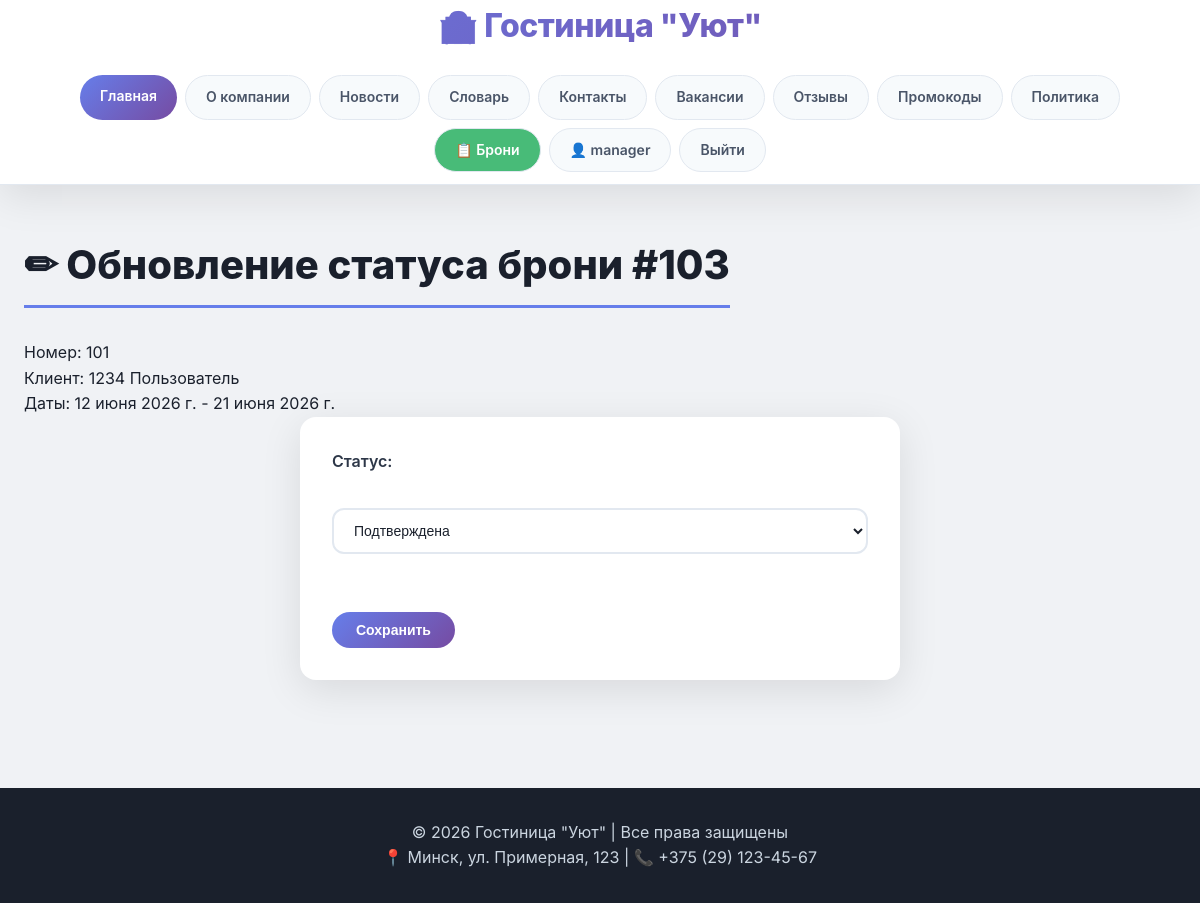
Screenshot of /booking/update/103/ (signed in) with the database file from the repository.
### hotel/models.py (models this page shows, shortened)
class Booking(models.Model):
    STATUS_CHOICES = [
        ('pending', 'Ожидает'),
        ('confirmed', 'Подтверждена'),
        ('cancelled', 'Отменена'),
        ('completed', 'Завершена'),
    ]
    client = models.ForeignKey(Client, on_delete=models.CASCADE, related_name='bookings')
    room = models.ForeignKey(Room, on_delete=models.CASCADE, related_name='bookings')
    check_in = models.DateField()
    check_out = models.DateField()
    total_price = models.DecimalField(max_digits=10, decimal_places=2)
    status = models.CharField(max_length=20, choices=STATUS_CHOICES, default='pending')
    promo_code = models.ForeignKey(PromoCode, on_delete=models.SET_NULL, null=True, blank=True)
    created_at = models.DateTimeField(auto_now_add=True)
    updated_at = models.DateTimeField(auto_now=True)
    class Meta:
        verbose_name = 'Бронь'
        verbose_name_plural = 'Брони'

class Room(models.Model):
    room_number = models.CharField(max_length=10, unique=True)
    category = models.ForeignKey(RoomCategory, on_delete=models.CASCADE, related_name='rooms')
    is_available = models.BooleanField(default=True)
    description = models.TextField(blank=True)
    photo = models.ImageField(upload_to='rooms/', null=True, blank=True)
    class Meta:
        verbose_name = 'Номер'
        verbose_name_plural = 'Номера'

class Client(models.Model):
    user = models.OneToOneField(User, on_delete=models.CASCADE, null=True, blank=True)
    first_name = models.CharField(max_length=50, default='')
    last_name = models.CharField(max_length=50, default='')
    patronymic = models.CharField(max_length=50, blank=True)
    birth_date = models.DateField(validators=[validate_age], null=True, blank=True)
    phone = models.CharField(max_length=20, validators=[validate_phone], default='+375 (29) 000-00-00')
    email = models.EmailField(default='')
    has_child = models.BooleanField(default=False)
    created_at = models.DateTimeField(auto_now_add=True)
    updated_at = models.DateTimeField(auto_now=True)
    class Meta:
        verbose_name = 'Клиент'
        verbose_name_plural = 'Клиенты'

### hotel/views.py (the view)
# urls.py: path('booking/update/<int:booking_id>/', views.booking_update, name='booking_update'),
@login_required
@user_passes_test(is_manager)
def booking_update(request, booking_id):
    booking = get_object_or_404(Booking, id=booking_id)
    if request.method == 'POST':
        status = request.POST.get('status')
        booking.status = status
        booking.save()
        messages.success(request, 'Статус брони обновлён')
        return redirect('all_bookings')
    return render(request, 'hotel/booking_update.html', {'booking': booking})

### hotel/views.py (called while the page is built)
def is_manager(user):
    return user.is_superuser or (hasattr(user, 'employee') and user.employee.position == 'manager')

### hotel/templates/hotel/booking_update.html (shortened to what this page needs)
{% extends 'hotel/base.html' %}
{% block content %}
<h2>✏ Обновление статуса брони #{{ booking.id }}</h2>
<p>Номер: {{ booking.room.room_number }}</p>
<p>Клиент: {{ booking.client.last_name }} {{ booking.client.first_name }}</p>
<p>Даты: {{ booking.check_in }} - {{ booking.check_out }}</p>
<form method="post">
    <div>
        <label>Статус:</label><br>
        <select name="status">
            <option value="confirmed" {% if booking.status == 'confirmed' %}selected{% endif %}>Подтверждена</option>
        </select>
    </div>
    <br>
    <button type="submit" class="btn">Сохранить</button>
</form>
{% endblock %}

### hotel/templates/hotel/base.html (shortened to what this page needs)
{% load static %}
<!DOCTYPE html>
<html lang="ru">
<head>
    <link rel="stylesheet" href="{% static 'hotel/css/style.css' %}?v=4">
</head>
<body>
    <header>
        <div class="container">
            <h1>🏨 Гостиница "Уют"</h1>
            <nav>
                <a href="/" {% if request.path == '/' %}style="background: linear-gradient(135deg, #667eea 0%, #764ba2 100%); color: white;"{% endif %}>Главная</a>
                <a href="/about/" {% if request.path == '/about/' %}style="background: linear-gradient(135deg, #667eea 0%, #764ba2 100%); color: white;"{% endif %}>О компании</a>
                <a href="/news/" {% if '/news/' in request.path and not request.path == '/' %}style="background: linear-gradient(135deg, #667eea 0%, #764ba2 100%); color: white;"{% endif %}>Новости</a>
                <a href="/glossary/" {% if request.path == '/glossary/' %}style="background: linear-gradient(135deg, #667eea 0%, #764ba2 100%); color: white;"{% endif %}>Словарь</a>
                <a href="/contacts/" {% if request.path == '/contacts/' %}style="background: linear-gradient(135deg, #667eea 0%, #764ba2 100%); color: white;"{% endif %}>Контакты</a>
                <a href="/vacancies/" {% if request.path == '/vacancies/' %}style="background: linear-gradient(135deg, #667eea 0%, #764ba2 100%); color: white;"{% endif %}>Вакансии</a>
                <a href="/reviews/" {% if request.path == '/reviews/' %}style="background: linear-gradient(135deg, #667eea 0%, #764ba2 100%); color: white;"{% endif %}>Отзывы</a>
                <a href="/promocodes/" {% if request.path == '/promocodes/' %}style="background: linear-gradient(135deg, #667eea 0%, #764ba2 100%); color: white;"{% endif %}>Промокоды</a>
                <a href="/privacy/" {% if request.path == '/privacy/' %}style="background: linear-gradient(135deg, #667eea 0%, #764ba2 100%); color: white;"{% endif %}>Политика</a>
                {% if user.is_authenticated %}
                    <a href="/all-bookings/" {% if '/all-bookings/' in request.path %}style="background: #48bb78; color: white;"{% else %}style="background:#48bb78; color:white;"{% endif %}>📋 Брони</a>
                    <a href="/profile/" {% if request.path == '/profile/' %}style="background: linear-gradient(135deg, #667eea 0%, #764ba2 100%); color: white;"{% endif %}>👤 {{ user.username }}</a>
                    <a href="/logout/">Выйти</a>
                {% endif %}
            </nav>
        </div>
    </header>
    <main>
        <div class="container">
            {% block content %}{% endblock %}
        </div>
    </main>
    <footer>
        <div class="container">
            <p>© 2026 Гостиница "Уют" | Все права защищены</p>
            <p>📍 Минск, ул. Примерная, 123 | 📞 +375 (29) 123-45-67</p>
        </div>
    </footer>
</body>
</html>

### hotel/static/hotel/css/style.css (style rules this page uses)
:root { --primary: #667eea; --primary-dark: #5a67d8; --secondary: #f56565; --dark: #2d3748; --light: #f7fafc; --gray: #718096; --success: #48bb78; --warning: #ed8936; --gradient: linear-gradient(135deg, #667eea 0%, #764ba2 100%); --shadow: 0 10px 40px rgba(0,0,0,0.1); --shadow-hover: 0 20px 60px rgba(0,0,0,0.15); --border-radius: 16px; --transition: all 0.3s ease; }
* { margin: 0; padding: 0; box-sizing: border-box; }
body { font-family: 'Inter', -apple-system, BlinkMacSystemFont, 'Segoe UI', Roboto, sans-serif; background: #f0f2f5; color: #1a202c; line-height: 1.6; min-height: 100vh; }
.container { max-width: 1280px; margin: 0 auto; padding: 0 24px; position: relative; z-index: 1; }
header { background: white; box-shadow: var(--shadow); position: sticky; top: 0; z-index: 1000; border-bottom: 1px solid #e2e8f0; }
header h1 { font-size: 2rem; font-weight: 800; background: var(--gradient); -webkit-background-clip: text; -webkit-text-fill-color: transparent; background-clip: text; margin-bottom: 12px; letter-spacing: -0.5px; text-align: center; }
nav { display: flex; flex-wrap: wrap; justify-content: center; gap: 8px; padding: 12px 0; }
nav a { color: #4a5568; text-decoration: none; padding: 10px 20px; font-weight: 600; border-radius: 40px; transition: var(--transition); font-size: 14px; white-space: nowrap; background: #f7fafc; border: 1px solid #e2e8f0; }
nav a:first-child { background: var(--gradient); color: white; border: none; }
.btn { display: inline-block; background: var(--gradient); color: white !important; padding: 10px 24px; text-decoration: none; border-radius: 40px; margin-top: 12px; margin-right: 8px; transition: var(--transition); border: none; cursor: pointer; font-weight: 600; font-size: 14px; }
form { background: white; padding: 32px; border-radius: var(--border-radius); box-shadow: var(--shadow); max-width: 600px; margin: 0 auto; }
form div { margin-bottom: 20px; }
form label { font-weight: 600; display: block; margin-bottom: 8px; color: #2d3748; }
form input, form select, form textarea { width: 100%; padding: 12px 16px; border: 2px solid #e2e8f0; border-radius: 12px; font-size: 14px; transition: var(--transition); background: white; color: #1a202c; }
footer { background: #1a202c; color: #cbd5e0; text-align: center; padding: 32px 0; margin-top: 60px; }
footer p { color: #cbd5e0; }
main { padding: 48px 0; }
main h2 { font-size: 2.5rem; font-weight: 800; margin-bottom: 32px; color: #1a202c; border-bottom: 3px solid var(--primary); display: inline-block; padding-bottom: 8px; }

### rows the page displays
Booking: id "103", room.room_number "101", client.last_name "1234", client.first_name "Пользователь", check_in "12 июня 2026 г.", check_out "21 июня 2026 г.", status "Подтверждена"

### other values shown
{{ user.username }} "manager"
